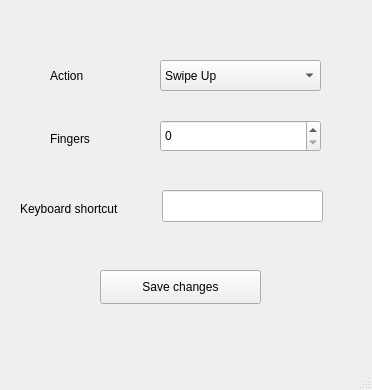
<?xml version="1.0" encoding="UTF-8"?>
<ui version="4.0">
 <class>LibinputGesturesGUI</class>
 <widget class="QMainWindow" name="LibinputGesturesGUI">
  <property name="geometry">
   <rect>
    <x>0</x>
    <y>0</y>
    <width>372</width>
    <height>390</height>
   </rect>
  </property>
  <property name="windowTitle">
   <string>MainWindow</string>
  </property>
  <widget class="QWidget" name="centralwidget">
   <widget class="QPushButton" name="saveButton">
    <property name="geometry">
     <rect>
      <x>100</x>
      <y>270</y>
      <width>161</width>
      <height>34</height>
     </rect>
    </property>
    <property name="text">
     <string>Save changes</string>
    </property>
   </widget>
   <widget class="QComboBox" name="actionMenu">
    <property name="geometry">
     <rect>
      <x>160</x>
      <y>60</y>
      <width>161</width>
      <height>31</height>
     </rect>
    </property>
    <item>
     <property name="text">
      <string>Swipe Up</string>
     </property>
    </item>
    <item>
     <property name="text">
      <string>Swipe Down</string>
     </property>
    </item>
    <item>
     <property name="text">
      <string>Swipe Left</string>
     </property>
    </item>
    <item>
     <property name="text">
      <string>Swipe LeftUp</string>
     </property>
    </item>
    <item>
     <property name="text">
      <string>Swipe LeftDown</string>
     </property>
    </item>
    <item>
     <property name="text">
      <string>Swipe Right</string>
     </property>
    </item>
    <item>
     <property name="text">
      <string>Swipe RightUp</string>
     </property>
    </item>
    <item>
     <property name="text">
      <string>Swipe RightDown</string>
     </property>
    </item>
    <item>
     <property name="text">
      <string>Pinch In</string>
     </property>
    </item>
    <item>
     <property name="text">
      <string>Pinch Out</string>
     </property>
    </item>
    <item>
     <property name="text">
      <string>Pinch Clockwise</string>
     </property>
    </item>
    <item>
     <property name="text">
      <string>Pinch Anticlockwise</string>
     </property>
    </item>
   </widget>
   <widget class="QLabel" name="actionLabel">
    <property name="geometry">
     <rect>
      <x>50</x>
      <y>60</y>
      <width>71</width>
      <height>31</height>
     </rect>
    </property>
    <property name="text">
     <string>Action</string>
    </property>
   </widget>
   <widget class="QLabel" name="fingersLabel">
    <property name="geometry">
     <rect>
      <x>50</x>
      <y>130</y>
      <width>58</width>
      <height>18</height>
     </rect>
    </property>
    <property name="text">
     <string>Fingers</string>
    </property>
   </widget>
   <widget class="QSpinBox" name="fingersLine">
    <property name="geometry">
     <rect>
      <x>160</x>
      <y>120</y>
      <width>161</width>
      <height>32</height>
     </rect>
    </property>
   </widget>
   <widget class="QLabel" name="keyboardLabel">
    <property name="geometry">
     <rect>
      <x>20</x>
      <y>200</y>
      <width>121</width>
      <height>18</height>
     </rect>
    </property>
    <property name="text">
     <string>Keyboard shortcut</string>
    </property>
   </widget>
   <widget class="QLineEdit" name="keyboardLine">
    <property name="geometry">
     <rect>
      <x>162</x>
      <y>190</y>
      <width>161</width>
      <height>32</height>
     </rect>
    </property>
   </widget>
  </widget>
  <widget class="QStatusBar" name="statusbar"/>
 </widget>
 <resources/>
 <connections/>
</ui>
